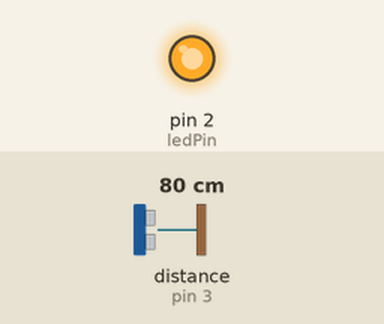
This sketch was run on a simulated Arduino Uno, built with avr-gcc and run on an emulated ATmega328P. Parts: output pins drawn as LEDs (lit = HIGH). Wiring (inferred from the names in the program): ultrasonic range finder: trigger pin 12; echo pin 3. Dashed ring = blinking. Inputs (shaded band) come from the test bench; at power-on: distance to the obstacle (sensor on pin 3) 80 cm. The echo pulse lasts 58.3 µs per cm; pins used as bus, display or sensor lines are not drawn.

Above: at 0.1 s.
At 22.8 s:
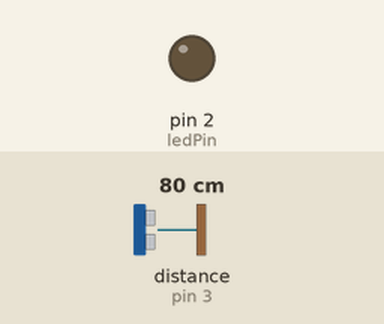
22.9 s: distance to the obstacle (sensor on pin 3) set to 9 cm
At 25.7 s:
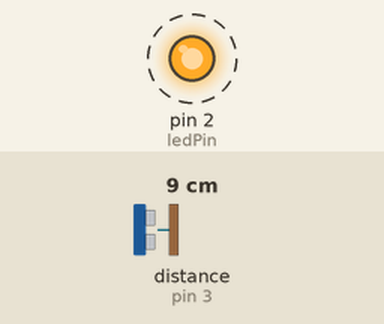
Timing chart, 0 to 38.3 s (numbered marks = the images above; inputs shaded):
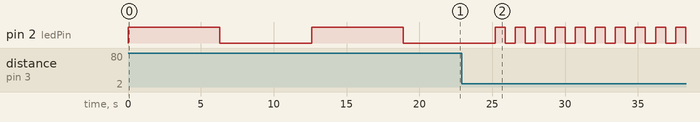

The sketch:

exp4_ultrasonic_led.ino
```cpp
// (licence header left out)
int trigPin = 12;
int echoPin = 3;
int ledPin = 2;

int trigPinDuration = 10;
int soundBurstDuration = 8;
float distanceConstant = 59;
int minDistance = 3;
int maxDistance = 400;

void setup(){
  pinMode(trigPin, OUTPUT);
  pinMode(echoPin, INPUT);
  pinMode(ledPin, OUTPUT);
}


void loop() {
  float distance = measureDistance();
  digitalWrite(ledPin, HIGH);
  delay(distance * 80);
  digitalWrite(ledPin, LOW);
  delay(distance * 80);
}

float measureDistance(){
  digitalWrite(trigPin, LOW);
  delayMicroseconds(2);
  digitalWrite(trigPin, HIGH);
  delayMicroseconds(trigPinDuration);
  digitalWrite(trigPin, LOW);
  delayMicroseconds(soundBurstDuration);
  int duration = pulseIn(echoPin, HIGH);
  float distance = (float)duration / distanceConstant ;
  if( (int) distance > maxDistance )
  {
    return maxDistance ;
  }
  else if( (int) distance < minDistance )
  {
    return minDistance;
  }
  else
  {
    return distance;
  }
}
```

Measured:
- by itself, pin 2 (ledPin): alternates HIGH for 6.3 s and LOW for 6.3 s
